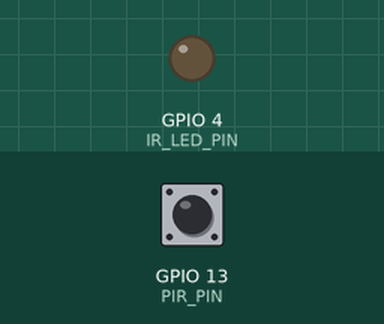
The program below on a simulated ESP32. Shown: output pins drawn as LEDs (lit = HIGH). The test bench sets the inputs (shaded band); at power-on: GPIO 13 (PIR_PIN) HIGH. WiFi joins after 1.5 s; servers stay silent unless stated; the local clock reads 2024-03-15 10:24:30 at power-on unless the program sets it; not simulated (calls return 0 or success): ../../.env; what the program prints to the serial monitor is not drawn.

Above: at 2.7 s.
2.8 s: GPIO 13 (PIR_PIN) pulsed LOW 5 times (0.12 s each, 0.3 s apart)
At 4.0 s:
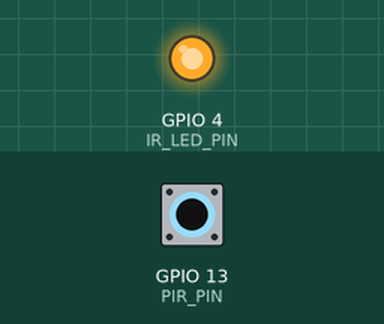
Timing chart, 0 to 9.0 s (numbered marks = the images above; inputs shaded):
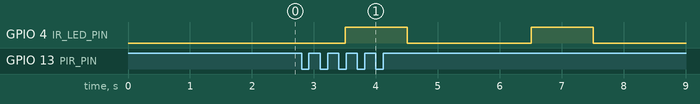

Measured:
- after the input at 2.8 s, GPIO 4 (IR_LED_PIN): alternates HIGH for 1.0 s and LOW for 2.0 s, 4 changes in all, then stays LOW, starting after 0.71 s

The program:

main.cpp
```cpp
#include <Arduino.h>
#include "PIR_driver.h"
#include "IR_driver.h"
#include "Timer_service.h"
#include "wifi_driver.h"
#include "clock_service.h"
#include "config_service.h"


#define PIR_PIN 13
#define IR_LED_PIN 4


TimerService timer;
PirDriver pir(PIR_PIN,timer);
IrDriver ir(IR_LED_PIN,timer);
WifiService wifi(timer);
ClockService clockService;


void setup() {
    Serial.begin(115200);

    pir.begin();
    ir.begin();
    wifi.connect(ConfigService::getSsid(1), ConfigService::getPassword(1));
    clockService.begin();

}


void loop() {


    if(pir.isMotionDetected()) {

        Serial.print("Mouvement détecté à : ");
        Serial.println(clockService.getTime());
        Serial.println("------------");
        ir.toggle(1000);
    }
    else
    {
        Serial.print("Aucun mouvement détecté à : ");
        Serial.println(clockService.getTime());
        Serial.println("------------");
    }


    timer.sleep(2000);
}
```

Timer_service.h
```cpp
#ifndef TIMER_SERVICE_H
#define TIMER_SERVICE_H

#include <Arduino.h>

class TimerService {
public:
    void sleep(uint32_t duration);
};

#endif
```

clock_service.h
```cpp
#ifndef CLOCK_SERVICE_H
#define CLOCK_SERVICE_H

#include <Arduino.h>
#include <time.h>

class ClockService {
private:
    String formatTime(const char* format);

public:
    void begin();
    String getTime();
    String getDate();
    time_t getTimestamp();
};

#endif
```

Timer_service.cpp
```cpp
#include "Timer_service.h"

void TimerService::sleep(uint32_t duration) {
    uint32_t startTime = millis();

    while (millis() - startTime < duration) {
        yield();
    }
}
```

clock_service.cpp
```cpp
#include "Clock_service.h"

void ClockService::begin() {
    configTime(0, 0, "pool.ntp.org");
}

String ClockService::formatTime(const char* format) {
    struct tm timeInfo;

    if (!getLocalTime(&timeInfo))
        return "";

    char buffer[32];
    strftime(buffer, sizeof(buffer), format, &timeInfo);

    return String(buffer);
}

String ClockService::getTime() {
    return formatTime("%H:%M:%S");
}

String ClockService::getDate() {
    return formatTime("%d/%m/%Y");
}

time_t ClockService::getTimestamp() {
    return time(nullptr);
}
```

config_service.h
```cpp
#ifndef CONFIG_SERVICE_H
#define CONFIG_SERVICE_H

#include <stdint.h>

class ConfigService {
public:
    static const char* getSsid(uint8_t wifiIndex);
    static const char* getPassword(uint8_t wifiIndex);
};

#endif
```

config_service.cpp
```cpp
#include "config_service.h"
#include "../../.env"

const char* ConfigService::getSsid(uint8_t wifiIndex) {
    switch (wifiIndex) {
        case 1:
            return WIFI_SSID_1;

        case 2:
            return WIFI_SSID_2;

        case 3:
            return WIFI_SSID_3;

        default:
            return "";
    }
}

const char* ConfigService::getPassword(uint8_t wifiIndex) {
    switch (wifiIndex) {
        case 1:
            return WIFI_PASSWORD_1;

        case 2:
            return WIFI_PASSWORD_2;

        case 3:
            return WIFI_PASSWORD_3;

        default:
            return "";
    }
}
```

IR_driver.h
```cpp
#ifndef IR_DRIVER_H
#define IR_DRIVER_H

#include <Arduino.h>
#include "Timer_service.h"
class IrDriver
{
    private:
        uint8_t _IrPin;
        TimerService _timerService;


        uint8_t getIrPin();
        void setIrPin(uint8_t irPin);

        void setTimerService(TimerService timer);
        TimerService getTimerService();


    public:
        IrDriver(uint8_t irPin,TimerService timer);

        void begin();

        void toggle(uint16_t duration);

        void On();
        void Off();


};

#endif
```

PIR_driver.h
```cpp
#ifndef PIR_DRIVER_H
#define PIR_DRIVER_H

#include <Arduino.h>
#include "Timer_service.h"

class PirDriver {
private:
    uint8_t _pirPin;
    TimerService _timer;

    static volatile bool motionDetected;
    static void detect_Motion();

    uint8_t getPirPin();
    void setPirPin(uint8_t pirPin);

    void setTimerService(TimerService timer);
    TimerService getTimerService();

public:
    PirDriver(uint8_t pirPin,TimerService timer);


    void setInterrupt();
    void begin();
    bool isMotionDetected();
};

#endif
```

wifi_driver.h
```cpp
#ifndef WIFI_DRIVER_H
#define WIFI_DRIVER_H

#include <Arduino.h>
#include <WiFi.h>
#include "Timer_service.h"


class WifiService {

    private:
        TimerService _timer;

    public:
        WifiService(TimerService timer);
        void connect(const char* ssid, const char* password);
        void disconnect();
        bool isConnected();
        IPAddress getIP();
};

#endif
```

IR_driver.cpp
```cpp
#include "IR_driver.h"
#include "Timer_service.h"
/* CONSTRUCTEUR */

IrDriver::IrDriver(uint8_t irPin,TimerService timer)
{
    setIrPin(irPin);
    setTimerService(timer);
}


/** INITIALISATION */
void IrDriver::begin()
{
    pinMode(getIrPin(), OUTPUT);
}


/* METIER */
void IrDriver::On()
{
    digitalWrite(getIrPin(), HIGH);
}


void IrDriver::toggle(uint16_t duration)
{
    On();
    getTimerService().sleep(duration);
    Off();
}

void IrDriver::Off()
{
    digitalWrite(getIrPin(), LOW);
}


/* ACCESSEUR */
uint8_t IrDriver::getIrPin()
{
    return _IrPin;
}

void IrDriver::setIrPin(uint8_t irPin)
{
    _IrPin = irPin;
}


void IrDriver::setTimerService(TimerService timer)
{
    _timerService = timer;
}


TimerService IrDriver::getTimerService()
{
    return _timerService;
}
```

PIR_driver.cpp
```cpp
#include "PIR_driver.h"
#include "Timer_service.h"
volatile bool PirDriver::motionDetected = false;


// constructeur
PirDriver::PirDriver(uint8_t pirPin,TimerService timer)
{
    setPirPin(pirPin);
    setTimerService(timer);
}

// Initialision
void PirDriver::begin()
{
    pinMode(getPirPin(), INPUT);
    setInterrupt();
}


// Interrupt
void PirDriver::detect_Motion()
{
    motionDetected = true;
}

void PirDriver::setInterrupt()
{
    attachInterrupt(
        digitalPinToInterrupt(getPirPin()),
        detect_Motion,
        RISING);
}


// Metier
bool PirDriver::isMotionDetected()
{
    if (motionDetected)
    {
        motionDetected = false;
        return true;
    }
    else
    {
        return false;
    }
}


/* Accesseur  */
TimerService PirDriver::getTimerService()
{
    return _timer;
}

void PirDriver::setTimerService(TimerService timer)
{
    _timer = timer;
}

uint8_t PirDriver::getPirPin()
{
    return _pirPin;
}

void PirDriver::setPirPin(uint8_t pirPin)
{
    _pirPin = pirPin;
}
```

wifi.driver.cpp
```cpp
#include "wifi_driver.h"
#include "Timer_service.h"


WifiService::WifiService(TimerService timer){
    _timer = timer;

}

void WifiService::connect(const char* ssid, const char* password) {
    WiFi.mode(WIFI_STA);
    WiFi.begin(ssid, password);

    Serial.println("Connexion au Wi-Fi...");

    while (!isConnected()) {
        delay(500);
        Serial.print(".");
    }

    Serial.printf(
        "\nWi-Fi connecté !\n"
        "Adresse IP : %s\n",
        getIP().toString()
    );
}

void WifiService::disconnect() {
    WiFi.disconnect();
}

bool WifiService::isConnected() {
    return WiFi.status() == WL_CONNECTED;
}

IPAddress WifiService::getIP() {
    return WiFi.localIP();
}
```
